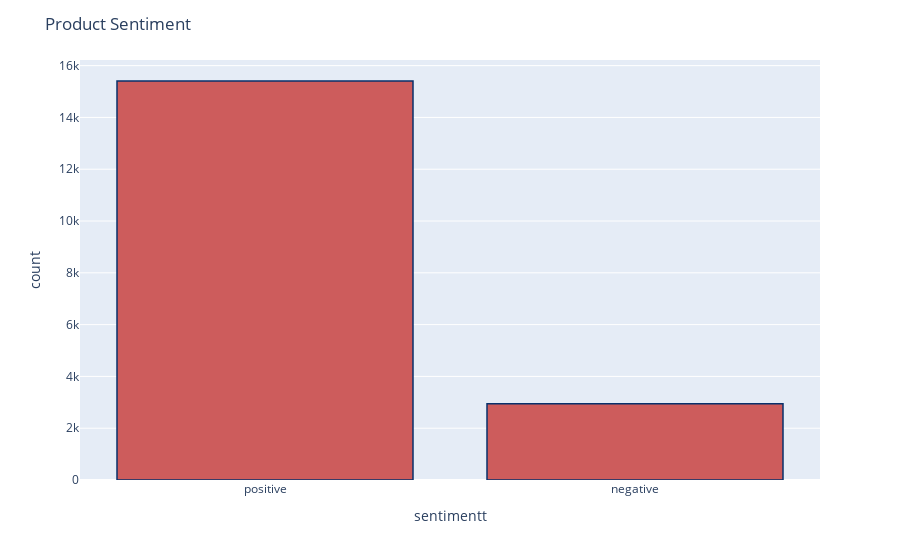

This figure's notebook cell:
### Markdown cell above
### Distribution of Reviews with Sentiment

### Code cell
df['sentimentt'] = df['sentiment'].replace({0 : 'negative'})
df['sentimentt'] = df['sentimentt'].replace({1 : 'positive'})
fig = px.histogram(df, x="sentimentt")
fig.update_traces(marker_color="indianred",marker_line_color='rgb(8,48,107)',
                  marker_line_width=1.5)
fig.update_layout(title_text='Product Sentiment')
fig.show()

### Figure 1 — Plotly figure (JSON) as saved in the notebook; plotly's stock layout.template omitted (floating-point values rounded to 4 significant figures; data arrays with more than 128 entries replaced by an {"elided": "..."} marker saying what was removed)
{"data": [{"alignmentgroup": "True", "bingroup": "x", "hovertemplate": "sentimentt=%{x}<br>count=%{y}<extra></extra>", "legendgroup": "", "marker": {"color": "indianred", "line": {"color": "rgb(8,48,107)", "width": 1.5}, "pattern": {"shape": ""}}, "name": "", "offsetgroup": "", "orientation": "v", "showlegend": false, "type": "histogram", "x": {"elided": "18351 str values"}, "xaxis": "x", "yaxis": "y"}], "layout": {"barmode": "relative", "legend": {"tracegroupgap": 0}, "margin": {"t": 60}, "title": {"text": "Product Sentiment"}, "xaxis": {"anchor": "y", "domain": [0, 1], "title": {"text": "sentimentt"}}, "yaxis": {"anchor": "x", "domain": [0, 1], "title": {"text": "count"}}}}
